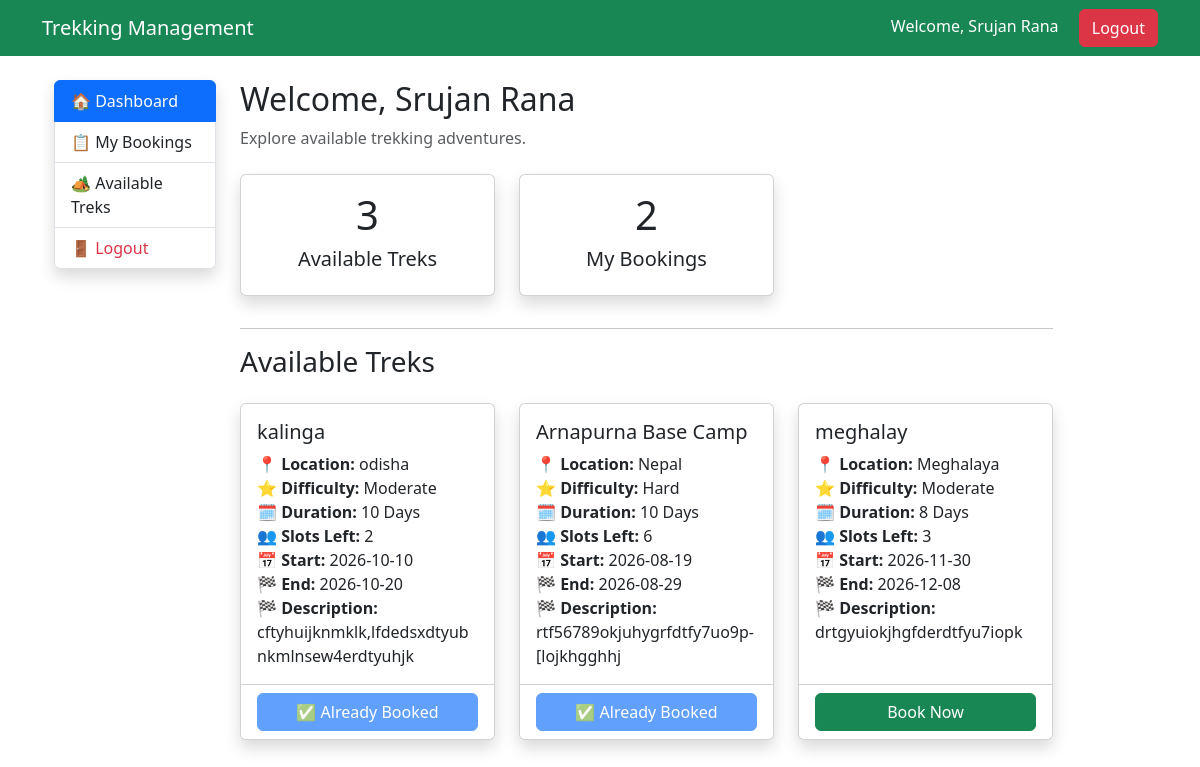
The page /user/dashboard (signed in) on the database its author committed.
### models.py (models this page shows)
class User(UserMixin, db.Model):
    __tablename__ = "users"
    id = db.Column(db.Integer, primary_key=True)
    name = db.Column(db.String(100), nullable=False)
    email = db.Column(db.String(120), unique=True, nullable=False)
    password = db.Column(db.String(200), nullable=False)
    role = db.Column(db.String(20), nullable=False)
    status = db.Column(db.String(20), default="pending")
    contact = db.Column(db.String(20))

class Trek(db.Model):
    __tablename__ = "treks"
    id = db.Column(db.Integer, primary_key=True)
    name = db.Column(db.String(100), nullable=False)
    location = db.Column(db.String(100))
    difficulty = db.Column(db.String(30))
    duration = db.Column(db.Integer)
    available_slots = db.Column(db.Integer)
    status = db.Column(db.String(20), default="Open")
    start_date = db.Column(db.Date)
    end_date = db.Column(db.Date)
    description = db.Column(db.Text)
    staff_id = db.Column(
        db.Integer,
        db.ForeignKey("users.id")
    )

### routes/user.py (the view)
@user.route("/dashboard")
@login_required
def dashboard():
    if current_user.role != "user":
        return "Access Denied"
    treks = Trek.query.filter_by(status="Open").all()
    available_treks = Trek.query.filter(
        Trek.status == "Open",
        Trek.available_slots > 0
    ).count()
    booked_treks = Booking.query.filter_by(
        user_id=current_user.id,
        status="Booked"
    ).count()
    user_bookings = Booking.query.filter_by(
        user_id=current_user.id,
        status="Booked"
    ).all()
    booked_trek_ids = {
        booking.trek_id
        for booking in user_bookings
    }
    return render_template(
        "user/dashboard.html",
        treks=treks,
        available_treks=available_treks,
        booked_treks=booked_treks,
        booked_trek_ids=booked_trek_ids
    )

### app.py (called while the page is built)
@login_manager.user_loader
def load_user(user_id):
    return User.query.get(int(user_id))

### templates/user/dashboard.html
{% extends "base.html" %}
{% block content %}
<div class="container-fluid mt-4">
    <div class="row">
        <div class="col-md-3 col-lg-2">
            <div class="list-group shadow">
                <a href="{{ url_for('user.dashboard') }}"
                   class="list-group-item list-group-item-action active">
                    🏠 Dashboard
                </a>
                <a href="{{ url_for('user.my_bookings') }}"
                class="list-group-item list-group-item-action">
                    📋 My Bookings
                </a>
                <a href="{{ url_for('user.available_treks') }}"
                class="list-group-item list-group-item-action">
                    🏕 Available Treks
                </a>
                <a href="{{ url_for('auth.logout') }}"
                   class="list-group-item list-group-item-action text-danger">
                    🚪 Logout
                </a>
            </div>
        </div>
        <div class="col-md-9">
            <h2>Welcome, {{ current_user.name }}</h2>
            <p class="text-muted">
                Explore available trekking adventures.
            </p>
            <div class="row mt-4">
                <div class="col-md-4 mb-3">
                    <div class="card shadow text-center">
                        <div class="card-body">
                            <h1>{{ available_treks }}</h1>
                            <h5>Available Treks</h5>
                        </div>
                    </div>
                </div>
                <div class="col-md-4 mb-3">
                    <div class="card shadow text-center">
                        <div class="card-body">
                            <h1>{{ booked_treks }}</h1>
                            <h5>My Bookings</h5>
                        </div>
                    </div>
                </div>
            </div>
            <hr>
            <h3 class="mb-4">Available Treks</h3>
            <div class="row">
                {% if treks %}
                    {% for trek in treks %}
                    <div class="col-md-6 col-lg-4 mb-4">
                        <div class="card shadow h-100">
                            <div class="card-body">
                                <h5 class="card-title">
                                    {{ trek.name }}
                                </h5>
                                <p class="card-text">
                                    <strong>📍 Location:</strong>
                                    {{ trek.location }}
                                    <br>
                                    <strong>⭐ Difficulty:</strong>
                                    {{ trek.difficulty }}
                                    <br>
                                    <strong>🗓 Duration:</strong>
                                    {{ trek.duration }} Days
                                    <br>
                                    <strong>👥 Slots Left:</strong>
                                    {{ trek.available_slots }}
                                    <br>
                                    <strong>📅 Start:</strong>
                                    {{ trek.start_date }}
                                    <br>
                                    <strong>🏁 End:</strong>
                                    {{ trek.end_date }}
                                    <br>
                                    <strong>🏁 Description:</strong>
                                    {{ trek.description }}
                                </p>
                            </div>
                            <div class="card-footer bg-white">
                                {% if trek.id in booked_trek_ids %}
                                    <button class="btn btn-primary w-100" disabled>
                                        ✅ Already Booked
                                    </button>
                                {% elif trek.available_slots <= 0 %}
                                    <button class="btn btn-secondary w-100" disabled>
                                        Fully Booked
                                    </button>
                                {% else %}
                                    <a href="{{ url_for('user.book_trek', trek_id=trek.id) }}"
                                    class="btn btn-success w-100">
                                        Book Now
                                    </a>
                                {% endif %}
                            </div>
                        </div>
                    </div>
                    {% endfor %}
                {% else %}
                    <div class="col-12">
                        <div class="alert alert-info">
                            No treks available right now.
                        </div>
                    </div>
                {% endif %}
            </div>
        </div>
    </div>
</div>
{% endblock %}

### templates/base.html (shortened to what this page needs)
<!DOCTYPE html>
<html>
<head>
    <link href="https://cdn.jsdelivr.net/npm/bootstrap@5.3.3/dist/css/bootstrap.min.css"
          rel="stylesheet">
</head>
<body>
<nav class="navbar navbar-expand-lg navbar-dark bg-success">
    <div class="container">
        <a class="navbar-brand" href="{{ url_for('home') }}">
            Trekking Management
        </a>
        <div class="ms-auto">
            {% if current_user.is_authenticated %}
                <span class="text-white me-3">
                    Welcome, {{ current_user.name }}
                </span>
                <a href="{{ url_for('auth.logout') }}" class="btn btn-danger">
                    Logout
                </a>
            {% endif %}
        </div>
    </div>
</nav>
<div class="container mt-4">
{% block content %}
{% endblock %}
</div>
</body>
</html>

### rows shown on the page
User: name "Srujan Rana"
Trek: name "kalinga", location "odisha", difficulty "Moderate", duration "10", available_slots "2", start_date "2026-10-10", end_date "2026-10-20", description "cftyhuijknmklk,lfdedsxdtyubnkmlnsew4erdtyuhjk", shows "✅ Already Booked"
Trek: name "Arnapurna Base Camp", location "Nepal", difficulty "Hard", duration "10", available_slots "6", start_date "2026-08-19", end_date "2026-08-29", description "rtf56789okjuhygrfdtfy7uo9p-[lojkhgghhj", shows "✅ Already Booked"
Trek: name "meghalay", location "Meghalaya", difficulty "Moderate", duration "8", available_slots "3", start_date "2026-11-30", end_date "2026-12-08", description "drtgyuiokjhgfderdtfyu7iopk"

### other values the page prints
{{ available_treks }} "3"
{{ booked_treks }} "2"
